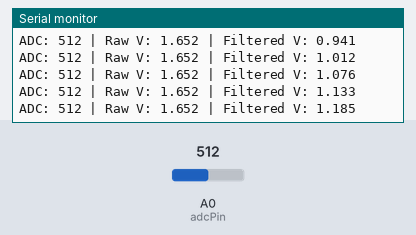
Bench run of a sketch on a simulated Arduino Uno, built with avr-gcc and run on an emulated ATmega328P. Shown: the last lines printed to the serial monitor. The inputs (shaded band) are chosen by the test bench; at power-on: A0 (adcPin) = 512.

Above: at 1.2 s.
1.3 s: A0 (adcPin) set to 109
At 1.33 s:
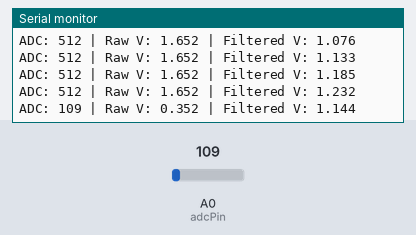
4.3 s: A0 (adcPin) set to 94
At 4.38 s:
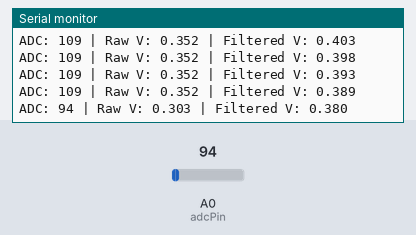
5.8 s: A0 (adcPin) set to 954
At 5.8 s:
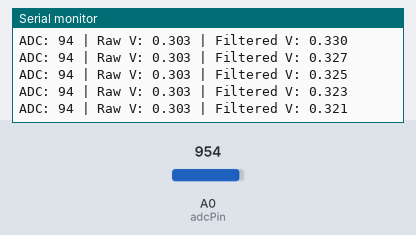
7.3 s: A0 (adcPin) set to 972
At 7.32 s:
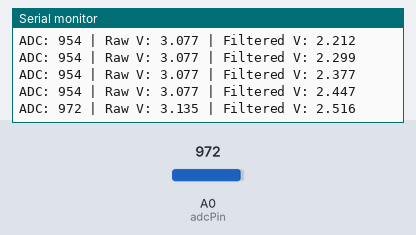
Timing chart, 0 to 10.3 s (numbered marks = the images above; inputs shaded):
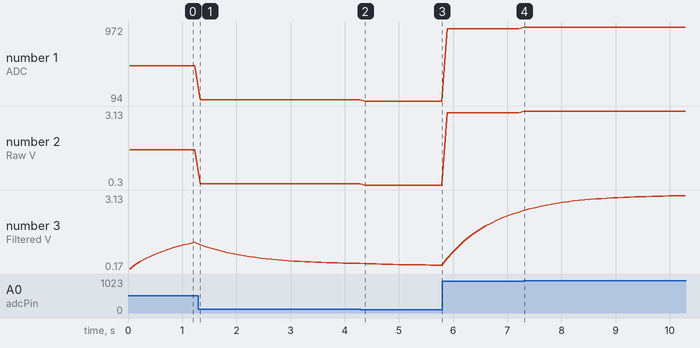

Measured:
- after the input at 1.3 s, the serial monitor: prints a new line at once (image 1)
- after the input at 4.3 s, the serial monitor: prints a new line after 0.08 s (image 2)
- after the input at 7.3 s, the serial monitor: prints a new line at once (image 4)
- plotted number 1: 512 → 109 after the input at 1.3 s, 109 → 94 after the input at 4.3 s, 94 → 954 after the input at 5.8 s, 954 → 972 after the input at 7.3 s
- plotted number 2: 1.65 → 0.35 after the input at 1.3 s, 0.35 → 0.3 after the input at 4.3 s, 0.3 → 3.08 after the input at 5.8 s, 3.08 → 3.13 after the input at 7.3 s
- plotted number 3: 1.23 → 0.39 after the input at 1.3 s, 0.39 → 0.32 after the input at 4.3 s, 0.32 → 2.45 after the input at 5.8 s, 2.45 → 3.13 after the input at 7.3 s

The sketch:

7_ADC_with_threshold_and_lpf.ino
```cpp
// ADC Demo + Safety Limit + LPF (Complementary Filter) — No Functions Version

// === GLOBALS ===
const int adcPin = A0;
int adcValue = 0;
float rawVoltage = 0.0;
float filteredVoltage = 0.0;
float threshold = 3.0;

const float alpha = 0.1;  // Filter responsiveness

void setup() {
  Serial.begin(9600);
  while (!Serial);

  Serial.println("ADC Demo + LPF (No Functions)");
}

void loop() {
  // === Read ADC ===
  adcValue = analogRead(adcPin);
  rawVoltage = (adcValue / 1023.0) * 3.3;  // USE * 5.0 IF ARDUINO UNO

  // === Apply complementary filter (LPF) ===
  filteredVoltage = alpha * rawVoltage + (1.0f - alpha) * filteredVoltage;

  // === Output ===
  Serial.print("ADC: ");
  Serial.print(adcValue);
  Serial.print(" | Raw V: ");
  Serial.print(rawVoltage, 3);
  Serial.print(" | Filtered V: ");
  Serial.println(filteredVoltage, 3);

  // === Threshold Check ===
  if (filteredVoltage >= threshold) {
    Serial.println("-> Threshold Exceeded");
  }

  delay(100);
}
```
